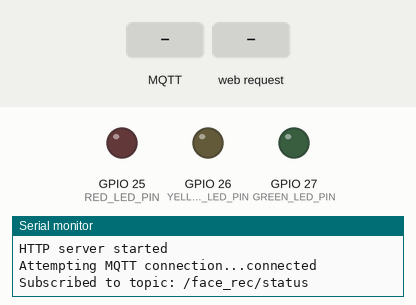
The sketch below on a simulated ESP32. Shown: output pins drawn as LEDs (lit = HIGH), the last lines printed to the serial monitor. The test bench sets the inputs (shaded band). WiFi joins after 1.5 s; servers stay silent unless stated; random numbers use the default seed unless the sketch sets one; no MQTT or app messages arrive unless stated.

Above: at 2.7 s.
2.8 s: MQTT message "red" arrives on the first subscribed topic
At 4.0 s:
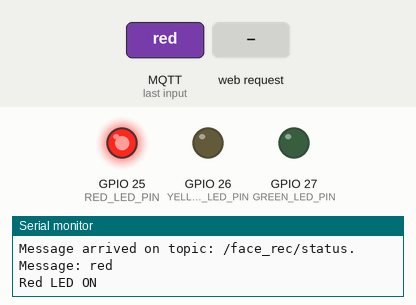
4.3 s: MQTT message "yellow" arrives on the first subscribed topic
At 5.3 s:
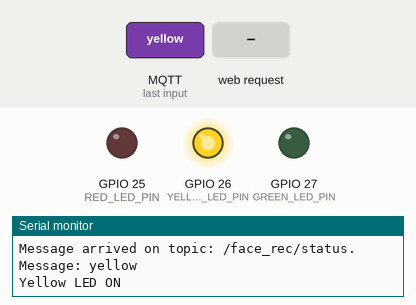
5.8 s: HTTP request GET /green_on received
At 6.4 s:
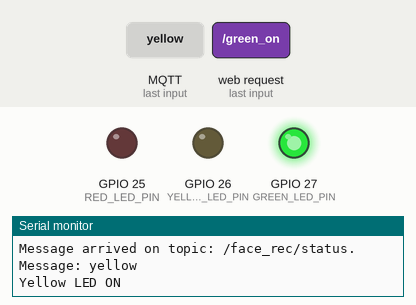
7.3 s: HTTP request GET /red_on received
At 7.6 s:
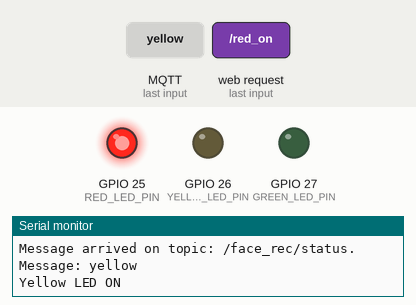
8.8 s: HTTP request GET /red_off received
At 9.9 s:
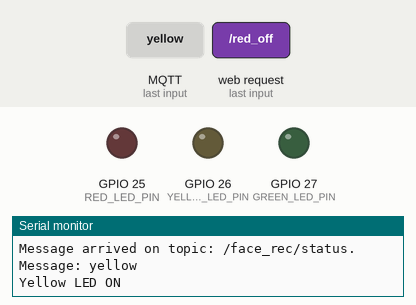
10.3 s: MQTT message "green" arrives on the first subscribed topic
At 11.0 s:
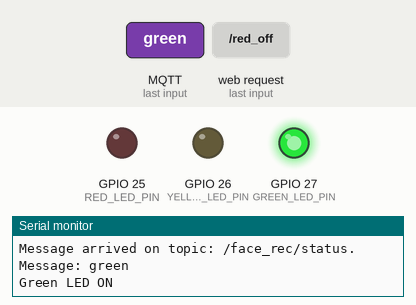
Timing chart, 0 to 12.8 s (numbered marks = the images above; inputs shaded):
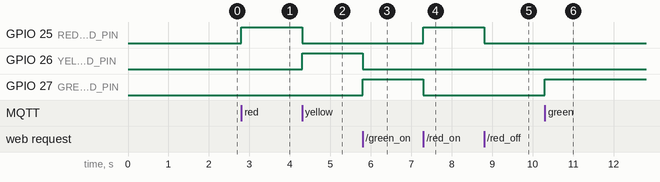

The sketch:

esp32_traffic_light_control.ino
```cpp
#include <WiFi.h>
#include <WebServer.h>
#include <PubSubClient.h>
#include <WiFiClientSecure.h> // Include for secure MQTT

// MQTT Broker details
const char* mqtt_broker = "1ac6b495ac8a42589a2f13a21e09541b.s1.eu.hivemq.cloud"; // Example: "your_hivemq_broker.scloud.hivemq.cloud"
const int mqtt_port = 8883;                     // Example: 8883 for SSL
const char* mqtt_topic = "/face_rec/status";
const char* mqtt_username = "hdang";                 // Your HiveMQ username (optional)
const char* mqtt_password = "HaiDang18";                 // Your HiveMQ password (optional)

// Thay đổi tên WiFi và mật khẩu của bạn tại đây
const char* ssid = "Vinh Da"; // Ví dụ: "MyHomeWiFi"
const char* password = "QNXM12@@"; // Ví dụ: "mywifipassword"

// Định nghĩa các chân GPIO cho đèn giao thông
const int RED_LED_PIN = 25;   // Chân GPIO cho đèn Đỏ
const int YELLOW_LED_PIN = 26; // Chân GPIO cho đèn Vàng
const int GREEN_LED_PIN = 27; // Chân GPIO cho đèn Xanh

// HiveMQ Cloud Root CA (Replace with your actual HiveMQ Root CA Certificate)
const char* root_ca = \
"-----BEGIN CERTIFICATE-----\n" \
"MIIFazCCA1OgAwIBAgIRAIIQz7DSQONZRGPgu2OCiwAwDQYJKoZIhvcNAQELBQAw\n" \
"TzELMAkGA1UEBhMCVVMxKTAnBgNVBAoTIEludGVybmV0IFNlY3VyaXR5IFJlc2Vh\n" \
"cmNoIEdyb3VwMRUwEwYDVQQDEwxJU1JHIFJvb3QgWDEwHhcNMTUwNjA0MTEwNDM4\n" \
"WhcNMzUwNjA0MTEwNDM4WjBPMQswCQYDVQQGEwJVUzEpMCcGA1UEChMgSW50ZXJu\n" \
"ZXQgU2VjdXJpdHkgUmVzZWFyY2ggR3JvdXAxFTATBgNVBAMTDElTUkcgUm9vdCBY\n" \
"MTCCAiIwDQYJKoZIhvcNAQEBBQADggIPADCCAgoCggIBAK3oJHP0FDfzm54rVygc\n" \
"h77ct984kIxuPOZXoHj3dcKi/vVqbvYATyjb3miGbESTtrFj/RQSa78f0uoxmyF+\n" \
"0TM8ukj13Xnfs7j/EvEhmkvBioZxaUpmZmyPfjxwv60pIgbz5MDmgK7iS4+3mX6U\n" \
"A5/TR5d8mUgjU+g4rk8Kb4Mu0UlXjIB0ttov0DiNewNwIRt18jA8+o+u3dpjq+sW\n" \
"T8KOEUt+zwvo/7V3LvSye0rgTBIlDHCNAymg4VMk7BPZ7hm/ELNKjD+Jo2FR3qyH\n" \
"B5T0Y3HsLuJvW5iB4YlcNHlsdu87kGJ55tukmi8mxdAQ4Q7e2RCOFvu396j3x+UC\n" \
"B5iPNgiV5+I3lg02dZ77DnKxHZu8A/lJBdiB3QW0KtZB6awBdpUKD9jf1b0SHzUv\n" \
"KBds0pjBqAlkd25HN7rOrFleaJ1/ctaJxQZBKT5ZPt0m9STJEadao0xAH0ahmbWn\n" \
"OlFuhjuefXKnEgV4We0+UXgVCwOPjdAvBbI+e0ocS3MFEvzG6uBQE3xDk3SzynTn\n" \
"jh8BCNAw1FtxNrQHusEwMFxIt4I7mKZ9YIqioymCzLq9gwQbooMDQaHWBfEbwrbw\n" \
"qHyGO0aoSCqI3Haadr8faqU9GY/rOPNk3sgrDQoo//fb4hVC1CLQJ13hef4Y53CI\n" \
"rU7m2Ys6xt0nUW7/vGT1M0NPAgMBAAGjQjBAMA4GA1UdDwEB/wQEAwIBBjAPBgNV\n" \
"HRMBAf8EBTADAQH/MB0GA1UdDgQWBBR5tFnme7bl5AFzgAiIyBpY9umbbjANBgkq\n" \
"hkiG9w0BAQsFAAOCAgEAVR9YqbyyqFDQDLHYGmkgJykIrGF1XIpu+ILlaS/V9lZL\n" \
"ubhzEFnTIZd+50xx+7LSYK05qAvqFyFWhfFQDlnrzuBZ6brJFe+GnY+EgPbk6ZGQ\n" \
"3BebYhtF8GaV0nxvwuo77x/Py9auJ/GpsMiu/X1+mvoiBOv/2X/qkSsisRcOj/KK\n" \
"NFtY2PwByVS5uCbMiogziUwthDyC3+6WVwW6LLv3xLfHTjuCvjHIInNzktHCgKQ5\n" \
"ORAzI4JMPJ+GslWYHb4phowim57iaztXOoJwTdwJx4nLCgdNbOhdjsnvzqvHu7Ur\n" \
"TkXWStAmzOVyyghqpZXjFaH3pO3JLF+l+/+sKAIuvtd7u+Nxe5AW0wdeRlN8NwdC\n" \
"jNPElpzVmbUq4JUagEiuTDkHzsxHpFKVK7q4+63SM1N95R1NbdWhscdCb+ZAJzVc\n" \
"oyi3B43njTOQ5yOf+1CceWxG1bQVs5ZufpsMljq4Ui0/1lvh+wjChP4kqKOJ2qxq\n" \
"4RgqsahDYVvTH9w7jXbyLeiNdd8XM2w9U/t7y0Ff/9yi0GE44Za4rF2LN9d11TPA\n" \
"mRGunUHBcnWEvgJBQl9nJEiU0Zsnvgc/ubhPgXRR4Xq37Z0j4r7g1SgEEzwxA57d\n" \
"emyPxgcYxn/eR44/KJ4EBs+lVDR3veyJm+kXQ99b21/+jh5Xos1AnX5iItreGCc=\n" \
"-----END CERTIFICATE-----\n";

// Khởi tạo đối tượng WiFiClientSecure cho PubSubClient
WiFiClientSecure espClient;
PubSubClient client(espClient);

// Tạo đối tượng WebServer trên cổng 80 (cổng HTTP mặc định)
WebServer server(80);

// Hàm thiết lập ban đầu (chạy một lần khi khởi động)
void setup() {
  Serial.begin(115200); // Khởi tạo Serial Monitor để debug
  delay(10);

  // Khởi tạo các chân LED là OUTPUT
  pinMode(RED_LED_PIN, OUTPUT);
  pinMode(YELLOW_LED_PIN, OUTPUT);
  pinMode(GREEN_LED_PIN, OUTPUT);

  // Đảm bảo tất cả đèn đều tắt khi khởi động
  digitalWrite(RED_LED_PIN, LOW);
  digitalWrite(YELLOW_LED_PIN, LOW);
  digitalWrite(GREEN_LED_PIN, LOW);

  // Kết nối WiFi
  Serial.print("Connecting to ");
  Serial.println(ssid);
  WiFi.begin(ssid, password);

  while (WiFi.status() != WL_CONNECTED) {
    delay(500);
    Serial.print(".");
  }

  Serial.println("");
  Serial.println("WiFi connected");
  Serial.print("IP Address: ");
  Serial.println(WiFi.localIP()); // In địa chỉ IP của ESP32

  // Cấu hình chứng chỉ SSL/TLS cho kết nối MQTT
  espClient.setCACert(root_ca);
  // For testing, you might want to disable insecure client temporarily (not recommended for production)
  // espClient.setInsecure();

  // Cấu hình MQTT client
  client.setServer(mqtt_broker, mqtt_port);
  client.setCallback(callback);

  // Định nghĩa các hàm xử lý cho các yêu cầu HTTP
  server.on("/", handleRoot); // Khi truy cập trang chủ
  server.on("/red_on", handleRedOn);
  server.on("/red_off", handleRedOff);
  server.on("/yellow_on", handleYellowOn);
  server.on("/yellow_off", handleYellowOff);
  server.on("/green_on", handleGreenOn);
  server.on("/green_off", handleGreenOff);
  server.onNotFound(handleNotFound); // Khi truy cập một địa chỉ không tồn tại

  server.begin(); // Khởi động WebServer
  Serial.println("HTTP server started");
}

// Hàm vòng lặp chính (chạy liên tục)
void loop() {
  if (!client.connected()) {
    reconnect();
  }
  client.loop(); // Xử lý các tin nhắn MQTT đến và duy trì kết nối
  server.handleClient(); // Xử lý các yêu cầu từ client (trình duyệt)
}

// Hàm xử lý khi truy cập trang chủ "/"
void handleRoot() {
  // Tạo trang HTML đơn giản với các nút điều khiển
  String html = "<html><body>";
  html += "<h1>ESP32 Traffic Light Control</h1>";
  html += "<p>Red LED: ";
  html += "<a href='/red_on'><button>ON</button></a> ";
  html += "<a href='/red_off'><button>OFF</button></a></p>";
  html += "<p>Yellow LED: ";
  html += "<a href='/yellow_on'><button>ON</button></a> ";
  html += "<a href='/yellow_off'><button>OFF</button></a></p>";
  html += "<p>Green LED: ";
  html += "<a href='/green_on'><button>ON</button></a> ";
  html += "<a href='/green_off'><button>OFF</button></a></button></p>";
  html += "</body></html>";
  server.send(200, "text/html", html); // Gửi trang HTML về trình duyệt
}

// Các hàm xử lý bật/tắt đèn
void handleRedOn() {
  digitalWrite(RED_LED_PIN, HIGH);
  digitalWrite(YELLOW_LED_PIN, LOW); // Đảm bảo các đèn khác tắt khi 1 đèn bật
  digitalWrite(GREEN_LED_PIN, LOW);
  server.sendHeader("Location", "/", true); // Chuyển hướng về trang chủ
  server.send(302, "text/plain", "");
}

void handleRedOff() {
  digitalWrite(RED_LED_PIN, LOW);
  server.sendHeader("Location", "/", true);
  server.send(302, "text/plain", "");
}

void handleYellowOn() {
  digitalWrite(RED_LED_PIN, LOW);
  digitalWrite(YELLOW_LED_PIN, HIGH);
  digitalWrite(GREEN_LED_PIN, LOW);
  server.sendHeader("Location", "/", true);
  server.send(302, "text/plain", "");
}

void handleYellowOff() {
  digitalWrite(YELLOW_LED_PIN, LOW);
  server.sendHeader("Location", "/", true);
  server.send(302, "text/plain", "");
}

void handleGreenOn() {
  digitalWrite(RED_LED_PIN, LOW);
  digitalWrite(YELLOW_LED_PIN, LOW);
  digitalWrite(GREEN_LED_PIN, HIGH);
  server.sendHeader("Location", "/", true);
  server.send(302, "text/plain", "");
}

void handleGreenOff() {
  digitalWrite(GREEN_LED_PIN, LOW);
  server.sendHeader("Location", "/", true);
  server.send(302, "text/plain", "");
}

// Hàm xử lý khi không tìm thấy trang
void handleNotFound() {
  server.send(404, "text/plain", "404: Not found");
}

// Hàm callback khi nhận được tin nhắn MQTT
void callback(char* topic, byte* payload, unsigned int length) {
  Serial.print("Message arrived on topic: ");
  Serial.print(topic);
  Serial.print(". Message: ");
  String messageTemp;

  for (int i = 0; i < length; i++) {
    Serial.print((char)payload[i]);
    messageTemp += (char)payload[i];
  }
  Serial.println();

  // Chuyển tất cả đèn về trạng thái OFF trước khi bật đèn mới
  digitalWrite(RED_LED_PIN, LOW);
  digitalWrite(YELLOW_LED_PIN, LOW);
  digitalWrite(GREEN_LED_PIN, LOW);

  // Điều khiển đèn LED dựa trên nội dung tin nhắn
  if (messageTemp == "red") {
    digitalWrite(RED_LED_PIN, HIGH);
    Serial.println("Red LED ON");
  } else if (messageTemp == "yellow") {
    digitalWrite(YELLOW_LED_PIN, HIGH);
    Serial.println("Yellow LED ON");
  } else if (messageTemp == "green") {
    digitalWrite(GREEN_LED_PIN, HIGH);
    Serial.println("Green LED ON");
  }
}

// Hàm cố gắng kết nối lại với MQTT Broker
void reconnect() {
  // Loop cho đến khi chúng ta kết nối lại
  while (!client.connected()) {
    Serial.print("Attempting MQTT connection...");
    // Tạo client ID ngẫu nhiên
    String clientId = "ESP32Client-";
    clientId += String(random(0xffff), HEX);
    // Cố gắng kết nối
    if (client.connect(clientId.c_str(), mqtt_username, mqtt_password)) {
      Serial.println("connected");
      // Sau khi kết nối, đăng ký topic
      client.subscribe(mqtt_topic);
      Serial.print("Subscribed to topic: ");
      Serial.println(mqtt_topic);
    } else {
      Serial.print("failed, rc=");
      Serial.print(client.state());
      Serial.println(" try again in 5 seconds");
      // Đợi 5 giây trước khi thử lại
      delay(5000);
    }
  }
}
```

Measured:
- after the input at 2.8 s, GPIO 25 (RED_LED_PIN): LOW → HIGH at once
- after the input at 4.3 s, GPIO 25 (RED_LED_PIN): HIGH → LOW at once; GPIO 26 (YELLOW_LED_PIN): LOW → HIGH at once
- after the input at 5.8 s, GPIO 26 (YELLOW_LED_PIN): HIGH → LOW at once; GPIO 27 (GREEN_LED_PIN): LOW → HIGH at once
- after the input at 7.3 s, GPIO 25 (RED_LED_PIN): LOW → HIGH at once; GPIO 27 (GREEN_LED_PIN): HIGH → LOW at once
- after the input at 8.8 s, GPIO 25 (RED_LED_PIN): HIGH → LOW at once
- after the input at 10.3 s, GPIO 27 (GREEN_LED_PIN): LOW → HIGH at once
